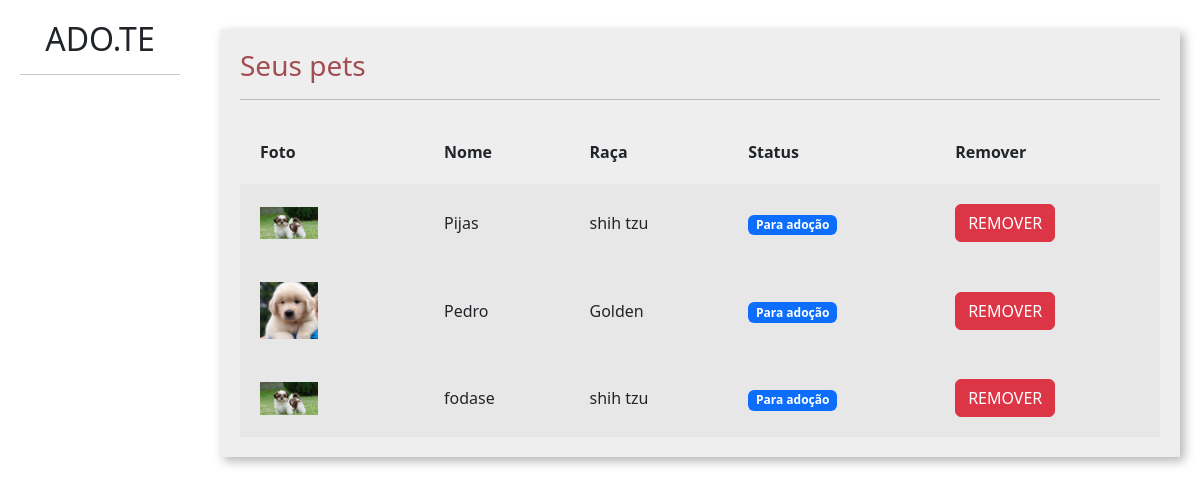
The page /divulgar/seus_pet/ (signed in) on the database its author committed.
### divulgar/models.py (models this page shows, shortened)
class Pet(models.Model):
  choices_status = (('P', 'Para adoção'),
                    ('A','Adotado'))
  usuario = models.ForeignKey(User,on_delete=models.DO_NOTHING)
  foto = models.ImageField(upload_to="fotos_pets")
  nome = models.CharField(max_length=100)
  descricao = models.TextField()
  estado = models.CharField(max_length=50)
  cidade = models.CharField(max_length=50)
  telefone = models.CharField(max_length=14)
  tags=models.ManyToManyField(Tag)
  raca = models.ForeignKey(Raca,on_delete=models.DO_NOTHING)
  status = models.CharField(max_length=1, choices= choices_status, default='P')

class Raca(models.Model):
    raca = models.CharField(max_length=50)
    def __str__(self):
        return self.raca

### divulgar/views.py (the view)
# urls.py: path('seus_pet/', views.seus_pet, name="seus_pet"),
@login_required
def seus_pet(request):
  if request.method == "GET":
    pets = Pet.objects.filter(usuario=request.user)
    return render(request, 'seus_pet.html',{'pets': pets})

### divulgar/templates/seus_pet.html (shortened to what this page needs)
{% load static %}
<!DOCTYPE html>
<html lang="pt-BR">
	<head>
		<link
			href="https://cdn.jsdelivr.net/npm/bootstrap@5.3.0-alpha1/dist/css/bootstrap.min.css"
			rel="stylesheet"
		/>
		<link href="{% static 'usuarios/css/cadastro.css' %}" rel="stylesheet" />
		<link href="{% static 'divulgar/css/novo_pet.css' %}" rel="stylesheet" />
		<link href="{% static 'divulgar/css/seus_pet.css' %}" rel="stylesheet" />
	</head>
	<body>
		<div class="container-fluid">
			<div class="row">
				<div class="col-md-2  min-vh-100 bg-side-plataforma sidebar">
					<h2>ADO.TE</h2>
					<hr />
				</div>
				<div class="col-md">
					<div class="wrapper">
						<div class="box width80">
							<h3 class="font-vinho">Seus pets</h3>
							<hr />
							<table class="tabela" cellpadding="20">
								<tr>
									<th>Foto</th>
									<th>Nome</th>
									<th>Raça</th>
									<th>Status</th>
									<th>Remover</th>
								</tr>
								{%for pet in pets%}
								<tr class="tabela-linha">
									<td width="20%">
										<img width="40%" src="{{pet.foto.url}}" />
									</td>
									<td>{{pet.nome}}</td>
									<td>{{pet.raca}}</td>
									<td>
                    {%if pet.status == "P"%}
                      <span class="badge text-bg-primary ">Para adoção </span>
                    {%elif pet.status == "A"%}
                    <span class="badge text-bg-success ">Adotado </span>
                    {%endif%}
                  </td>
									<td>
										<a href="{% url 'remover_pet' pet.id %}" class="btn btn-danger">REMOVER</a>
									</td>
								</tr>
								{%endfor%}
							</table>
						</div>
					</div>
				</div>
			</div>
		</div>
	</body>
</html>

### templates/static/divulgar/css/novo_pet.css (style rules this page uses)
.sidebar { text-align: center; padding: 20px; }
.wrapper { margin-top: 3%; display: flex; flex-direction: row; justify-content: center; align-items: center; }
.box { padding:20px; width: 50vw; background: rgb(238, 238, 238); box-shadow: 4px 4px 10px rgba(0,0,0,.3); }
.font-vinho { color: #A24D52; }

### templates/static/divulgar/css/seus_pet.css (style rules this page uses)
.width80 { width: 80vw; }
.tabela { width: 100%; margin-top: 20px; }
.tabela-linha { background-color: #e8e7e7; }

### rows shown on the page
Pet: foto (picture), nome "Pijas", raca "shih tzu", status "Para adoção"
Pet: foto (picture), nome "Pedro", raca "Golden", status "Para adoção"
Pet: foto (picture), nome "fodase", raca "shih tzu", status "Para adoção"
